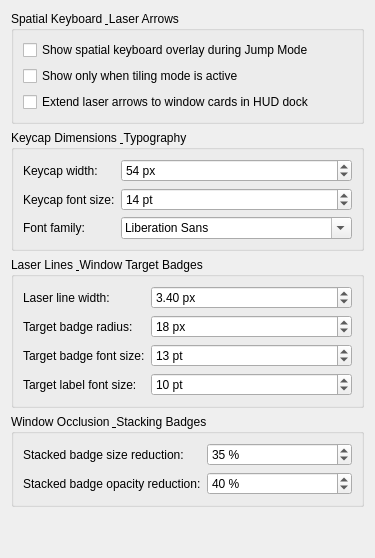
     <widget class="QWidget" name="tabSpatialKeyboard">
      <attribute name="title">
       <string>Spatial Keyboard</string>
      </attribute>
      <layout class="QVBoxLayout" name="verticalLayoutSpatialKeyboard">
       <item>
        <widget class="QGroupBox" name="groupSpatialKeyboardGeneral">
         <property name="title">
          <string>Spatial Keyboard &amp; Laser Arrows</string>
         </property>
         <layout class="QVBoxLayout" name="verticalLayoutSpatialGeneral">
          <item>
           <widget class="QCheckBox" name="kcfg_KeyboardOverlayEnabled">
            <property name="text">
             <string>Show spatial keyboard overlay during Jump Mode</string>
            </property>
            <property name="toolTip">
             <string>Displays an interactive floating QWERTY keyboard dock with directional laser arrows pointing directly to window targets.</string>
            </property>
           </widget>
          </item>
          <item>
           <widget class="QCheckBox" name="kcfg_KeyboardOverlayTilingOnly">
            <property name="text">
             <string>Show only when tiling mode is active</string>
            </property>
            <property name="toolTip">
             <string>Restricts the spatial keyboard overlay and directional laser arrows to when tiling layout is active.</string>
            </property>
           </widget>
          </item>
          <item>
           <widget class="QCheckBox" name="kcfg_KeyboardOverlayExtendToHud">
            <property name="text">
             <string>Extend laser arrows to window cards in HUD dock</string>
            </property>
            <property name="toolTip">
             <string>When enabled, laser lines extend to the window's card in the HUD dock, or point directly to the card for offscreen windows.</string>
            </property>
           </widget>
          </item>
         </layout>
        </widget>
       </item>

       <item>
        <widget class="QGroupBox" name="groupSpatialKeyboardKeycaps">
         <property name="title">
          <string>Keycap Dimensions &amp; Typography</string>
         </property>
         <layout class="QFormLayout" name="formLayoutSpatialKeycaps">
          <item row="0" column="0">
           <widget class="QLabel" name="label_keyboardKeySize">
            <property name="text">
             <string>Keycap width:</string>
            </property>
            <property name="toolTip">
             <string>Width of individual keyboard keycaps in the spatial dock.</string>
            </property>
           </widget>
          </item>
          <item row="0" column="1">
           <widget class="QSpinBox" name="kcfg_KeyboardOverlayKeySize">
            <property name="minimum">
             <number>32</number>
            </property>
            <property name="maximum">
             <number>80</number>
            </property>
            <property name="singleStep">
             <number>2</number>
            </property>
            <property name="value">
             <number>54</number>
            </property>
            <property name="suffix">
             <string> px</string>
            </property>
           </widget>
          </item>
          <item row="1" column="0">
           <widget class="QLabel" name="label_keyboardKeyFontSize">
            <property name="text">
             <string>Keycap font size:</string>
            </property>
            <property name="toolTip">
             <string>Font size of letters displayed on keyboard keycaps.</string>
            </property>
           </widget>
          </item>
          <item row="1" column="1">
           <widget class="QSpinBox" name="kcfg_KeyboardOverlayKeyFontSize">
            <property name="minimum">
             <number>8</number>
            </property>
            <property name="maximum">
             <number>28</number>
            </property>
            <property name="singleStep">
             <number>1</number>
            </property>
            <property name="value">
             <number>14</number>
            </property>
            <property name="suffix">
             <string> pt</string>
            </property>
           </widget>
          </item>
          <item row="2" column="0">
           <widget class="QLabel" name="label_keyboardFontFamily">
            <property name="text">
             <string>Font family:</string>
            </property>
            <property name="toolTip">
             <string>Font family for spatial keyboard keycaps, target badge letters, and labels (leave empty to use system or theme font).</string>
            </property>
           </widget>
          </item>
          <item row="2" column="1">
           <widget class="QFontComboBox" name="kcfg_KeyboardOverlayFontFamily">
            <property name="toolTip">
             <string>Font family for spatial keyboard keycaps, target badge letters, and labels.</string>
            </property>
           </widget>
          </item>
         </layout>
        </widget>
       </item>

       <item>
        <widget class="QGroupBox" name="groupSpatialKeyboardLaserBadges">
         <property name="title">
          <string>Laser Lines &amp; Window Target Badges</string>
         </property>
         <layout class="QFormLayout" name="formLayoutSpatialLaserBadges">
          <item row="0" column="0">
           <widget class="QLabel" name="label_keyboardLineWidth">
            <property name="text">
             <string>Laser line width:</string>
            </property>
            <property name="toolTip">
             <string>Thickness of directional laser lines pointing to windows.</string>
            </property>
           </widget>
          </item>
          <item row="0" column="1">
           <widget class="QDoubleSpinBox" name="kcfg_KeyboardOverlayLineWidth">
            <property name="minimum">
             <double>1.0</double>
            </property>
            <property name="maximum">
             <double>10.0</double>
            </property>
            <property name="singleStep">
             <double>0.2</double>
            </property>
            <property name="value">
             <double>3.4</double>
            </property>
            <property name="suffix">
             <string> px</string>
            </property>
           </widget>
          </item>
          <item row="1" column="0">
           <widget class="QLabel" name="label_keyboardBadgeRadius">
            <property name="text">
             <string>Target badge radius:</string>
            </property>
            <property name="toolTip">
             <string>Base radius of the circular letter badge placed at the window target.</string>
            </property>
           </widget>
          </item>
          <item row="1" column="1">
           <widget class="QSpinBox" name="kcfg_KeyboardOverlayBadgeRadius">
            <property name="minimum">
             <number>10</number>
            </property>
            <property name="maximum">
             <number>40</number>
            </property>
            <property name="singleStep">
             <number>1</number>
            </property>
            <property name="value">
             <number>18</number>
            </property>
            <property name="suffix">
             <string> px</string>
            </property>
           </widget>
          </item>
          <item row="2" column="0">
           <widget class="QLabel" name="label_keyboardBadgeFontSize">
            <property name="text">
             <string>Target badge font size:</string>
            </property>
            <property name="toolTip">
             <string>Font size of the letter displayed inside the window target badge.</string>
            </property>
           </widget>
          </item>
          <item row="2" column="1">
           <widget class="QSpinBox" name="kcfg_KeyboardOverlayBadgeFontSize">
            <property name="minimum">
             <number>8</number>
            </property>
            <property name="maximum">
             <number>24</number>
            </property>
            <property name="singleStep">
             <number>1</number>
            </property>
            <property name="value">
             <number>13</number>
            </property>
            <property name="suffix">
             <string> pt</string>
            </property>
           </widget>
          </item>
          <item row="3" column="0">
           <widget class="QLabel" name="label_keyboardTargetLabelFontSize">
            <property name="text">
             <string>Target label font size:</string>
            </property>
            <property name="toolTip">
             <string>Font size of the window application name / label tag displayed underneath each target badge.</string>
            </property>
           </widget>
          </item>
          <item row="3" column="1">
           <widget class="QSpinBox" name="kcfg_KeyboardOverlayTargetLabelFontSize">
            <property name="minimum">
             <number>6</number>
            </property>
            <property name="maximum">
             <number>24</number>
            </property>
            <property name="singleStep">
             <number>1</number>
            </property>
            <property name="value">
             <number>10</number>
            </property>
            <property name="suffix">
             <string> pt</string>
            </property>
           </widget>
          </item>
         </layout>
        </widget>
       </item>

       <item>
        <widget class="QGroupBox" name="groupSpatialKeyboardStacking">
         <property name="title">
          <string>Window Occlusion &amp; Stacking Badges</string>
         </property>
         <layout class="QFormLayout" name="formLayoutSpatialStacking">
          <item row="0" column="0">
           <widget class="QLabel" name="label_keyboardStackScaleReduction">
            <property name="text">
             <string>Stacked badge size reduction:</string>
            </property>
            <property name="toolTip">
             <string>Degree to which target badges on occluded windows underneath are scaled down (higher values make deeper windows smaller).</string>
            </property>
           </widget>
          </item>
          <item row="0" column="1">
           <widget class="QSpinBox" name="kcfg_KeyboardOverlayStackScaleReduction">
            <property name="minimum">
             <number>0</number>
            </property>
            <property name="maximum">
             <number>70</number>
            </property>
            <property name="singleStep">
             <number>5</number>
            </property>
            <property name="value">
             <number>35</number>
            </property>
            <property name="suffix">
             <string> %</string>
            </property>
           </widget>
          </item>
          <item row="1" column="0">
           <widget class="QLabel" name="label_keyboardStackOpacityReduction">
            <property name="text">
             <string>Stacked badge opacity reduction:</string>
            </property>
            <property name="toolTip">
             <string>Degree to which target badges on occluded windows underneath fade in opacity (higher values make deeper windows more transparent).</string>
            </property>
           </widget>
          </item>
          <item row="1" column="1">
           <widget class="QSpinBox" name="kcfg_KeyboardOverlayStackOpacityReduction">
            <property name="minimum">
             <number>0</number>
            </property>
            <property name="maximum">
             <number>70</number>
            </property>
            <property name="singleStep">
             <number>5</number>
            </property>
            <property name="value">
             <number>40</number>
            </property>
            <property name="suffix">
             <string> %</string>
            </property>
           </widget>
          </item>
         </layout>
        </widget>
       </item>

       <item>
        <spacer name="verticalSpacerSpatialKeyboard">
         <property name="orientation">
          <enum>Qt::Vertical</enum>
         </property>
         <property name="sizeHint" stdset="0">
          <size>
           <width>20</width>
           <height>40</height>
          </size>
         </property>
        </spacer>
       </item>
      </layout>
     </widget>
